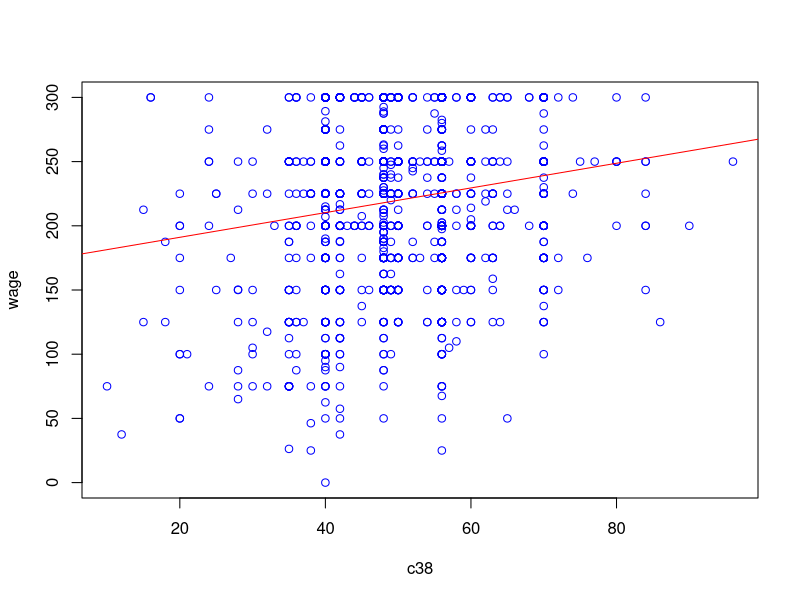
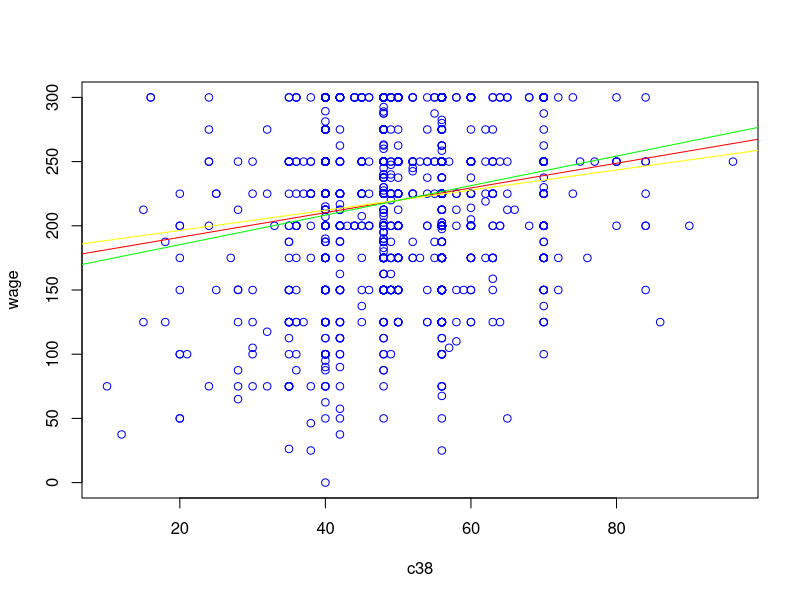

The R source for these figures, in order:
#tai cac packages
install.packages("ggplot2")
install.packages("dplyr")

#tai cac libraries
library(ggplot2)
library(dplyr)
library(tidyr)
library(haven)

#doc file regression
df <- read_dta("Regression.dta")
View(df)

#phan tich tuong quan
cov(df$c38, df$wage, method ="pearson")
cor(df$c38, df$wage, method ="pearson")


#linear regression 1 sample
reg1 <- lm(wage ~ c38, data = df)
summary(reg1)
plot(df$c38, df$wage, xlab = "c38", ylab = "wage", col = "blue")
abline(reg1, col = "Red")

#phan tich hoi quy cho tung mau
dt = sort(sample(nrow(df),nrow(df)*.5))
df1 <- df[dt,]
df2 <- df[-dt,]

dim(df1)
dim(df2)

reg2 <- lm(df1$wage ~ df1$c38)
reg3 <- lm(df2$wage ~ df2$c38)

#danh gia cac tham so cho tung mo hinh hoi quy mau
summary(reg2)
summary(reg3)

plot(df$c38, df$wage, xlab = "c38", ylab = "wage", col = "blue")
abline(reg1, col = "Red")
abline(reg2, col = "Yellow")
abline(reg3, col = "Green")
